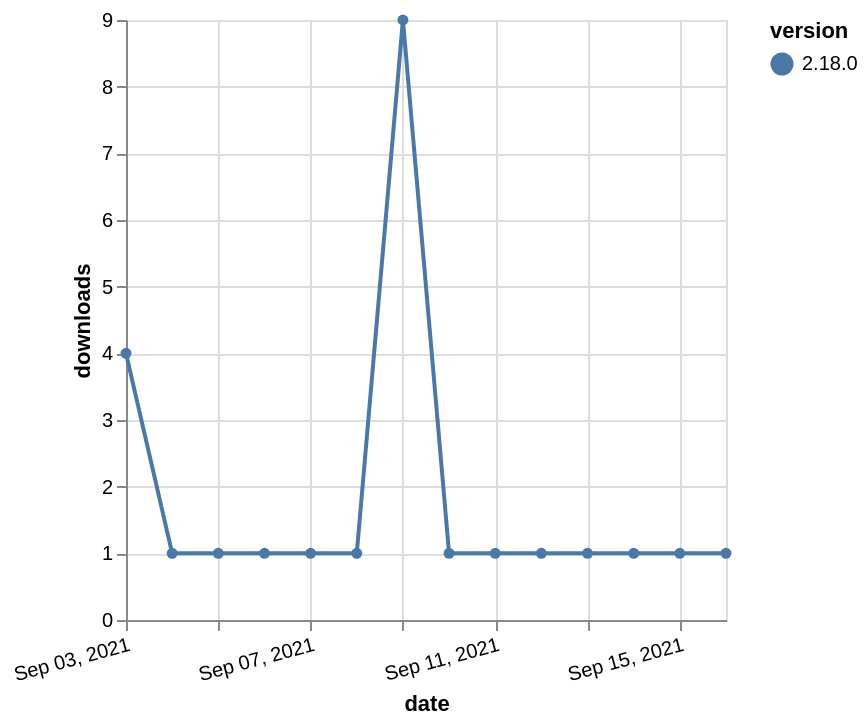

The Vega-Lite source for this figure:
### Vega-Lite specification from a JSON file in a GitHub repository (floating-point values rounded to 4 significant figures)
{"$schema": "https://vega.github.io/schema/vega-lite/v5.json", "description": "A simple bar chart with embedded data.", "data": {"values": [{"date": "2021-09-03", "total": 627, "delta": 4, "version": "2.18.0"}, {"date": "2021-09-04", "total": 628, "delta": 1, "version": "2.18.0"}, {"date": "2021-09-05", "total": 629, "delta": 1, "version": "2.18.0"}, {"date": "2021-09-06", "total": 630, "delta": 1, "version": "2.18.0"}, {"date": "2021-09-07", "total": 631, "delta": 1, "version": "2.18.0"}, {"date": "2021-09-08", "total": 632, "delta": 1, "version": "2.18.0"}, {"date": "2021-09-09", "total": 641, "delta": 9, "version": "2.18.0"}, {"date": "2021-09-10", "total": 642, "delta": 1, "version": "2.18.0"}, {"date": "2021-09-11", "total": 643, "delta": 1, "version": "2.18.0"}, {"date": "2021-09-12", "total": 644, "delta": 1, "version": "2.18.0"}, {"date": "2021-09-13", "total": 645, "delta": 1, "version": "2.18.0"}, {"date": "2021-09-14", "total": 646, "delta": 1, "version": "2.18.0"}, {"date": "2021-09-15", "total": 647, "delta": 1, "version": "2.18.0"}, {"date": "2021-09-16", "total": 648, "delta": 1, "version": "2.18.0"}]}, "width": "container", "mark": {"type": "line", "point": {"filled": true}}, "encoding": {"x": {"field": "date", "type": "temporal", "timeUnit": "yearmonthdate", "title": "date", "axis": {"labelAngle": -15}}, "y": {"field": "delta", "type": "quantitative", "title": "downloads"}, "color": {"field": "version", "type": "nominal"}, "tooltip": {"field": "delta"}}}
